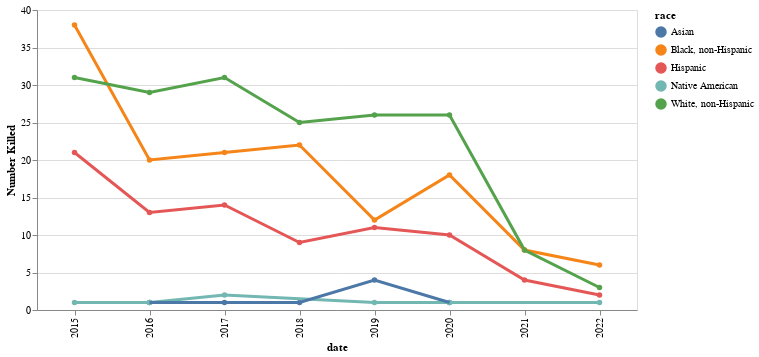

Notebook cell for this chart:
### Markdown cell above
## interactive altair charts

### Code cell
# from https://altair-viz.github.io/gallery/multiline_highlight.html
highlight = alt.selection(type='single', on='mouseover',
                          fields=['race'], nearest=True)

base = alt.Chart(kyearly).encode(
    x='date:O',
    y='Number Killed:Q',
    color='race:N',
    tooltip=['Number Killed', 'race']
)

points = base.mark_circle().encode(
    opacity=alt.value(10)
).add_selection(
    highlight
).properties(
    width=600
)

lines = base.mark_line().encode(
    size=alt.condition(~highlight, alt.value(1), alt.value(3))
)

points + lines

### Figure 1 — Vega-Lite specification as saved in the notebook (floating-point values rounded to 4 significant figures)
{"config": {"view": {"continuousWidth": 400, "continuousHeight": 300}}, "layer": [{"mark": "circle", "encoding": {"color": {"field": "race", "type": "nominal"}, "opacity": {"value": 10}, "tooltip": [{"field": "Number Killed", "type": "quantitative"}, {"field": "race", "type": "nominal"}], "x": {"field": "date", "type": "ordinal"}, "y": {"field": "Number Killed", "type": "quantitative"}}, "selection": {"selector016": {"type": "single", "on": "mouseover", "fields": ["race"], "nearest": true}}, "width": 600}, {"mark": "line", "encoding": {"color": {"field": "race", "type": "nominal"}, "size": {"condition": {"value": 1, "selection": {"not": "selector016"}}, "value": 3}, "tooltip": [{"field": "Number Killed", "type": "quantitative"}, {"field": "race", "type": "nominal"}], "x": {"field": "date", "type": "ordinal"}, "y": {"field": "Number Killed", "type": "quantitative"}}}], "data": {"name": "data-afda74a5b58e32734fffc143d347ff59"}, "$schema": "https://vega.github.io/schema/vega-lite/v4.17.0.json", "datasets": {"data-afda74a5b58e32734fffc143d347ff59": [{"date": 2015, "race": "Black, non-Hispanic", "Number Killed": 38}, {"date": 2015, "race": "Hispanic", "Number Killed": 21}, {"date": 2015, "race": "Native American", "Number Killed": 1}, {"date": 2015, "race": "White, non-Hispanic", "Number Killed": 31}, {"date": 2016, "race": "Asian", "Number Killed": 1}, {"date": 2016, "race": "Black, non-Hispanic", "Number Killed": 20}, {"date": 2016, "race": "Hispanic", "Number Killed": 13}, {"date": 2016, "race": "Native American", "Number Killed": 1}, {"date": 2016, "race": "White, non-Hispanic", "Number Killed": 29}, {"date": 2017, "race": "Asian", "Number Killed": 1}, {"date": 2017, "race": "Black, non-Hispanic", "Number Killed": 21}, {"date": 2017, "race": "Hispanic", "Number Killed": 14}, {"date": 2017, "race": "Native American", "Number Killed": 2}, {"date": 2017, "race": "White, non-Hispanic", "Number Killed": 31}, {"date": 2018, "race": "Asian", "Number Killed": 1}, {"date": 2018, "race": "Black, non-Hispanic", "Number Killed": 22}, {"date": 2018, "race": "Hispanic", "Number Killed": 9}, {"date": 2018, "race": "White, non-Hispanic", "Number Killed": 25}, {"date": 2019, "race": "Asian", "Number Killed": 4}, {"date": 2019, "race": "Black, non-Hispanic", "Number Killed": 12}, {"date": 2019, "race": "Hispanic", "Number Killed": 11}, {"date": 2019, "race": "Native American", "Number Killed": 1}, {"date": 2019, "race": "White, non-Hispanic", "Number Killed": 26}, {"date": 2020, "race": "Asian", "Number Killed": 1}, {"date": 2020, "race": "Black, non-Hispanic", "Number Killed": 18}, {"date": 2020, "race": "Hispanic", "Number Killed": 10}, {"date": 2020, "race": "Native American", "Number Killed": 1}, {"date": 2020, "race": "White, non-Hispanic", "Number Killed": 26}, {"date": 2021, "race": "Black, non-Hispanic", "Number Killed": 8}, {"date": 2021, "race": "Hispanic", "Number Killed": 4}, {"date": 2021, "race": "White, non-Hispanic", "Number Killed": 8}, {"date": 2022, "race": "Black, non-Hispanic", "Number Killed": 6}, {"date": 2022, "race": "Hispanic", "Number Killed": 2}, {"date": 2022, "race": "Native American", "Number Killed": 1}, {"date": 2022, "race": "White, non-Hispanic", "Number Killed": 3}]}}
